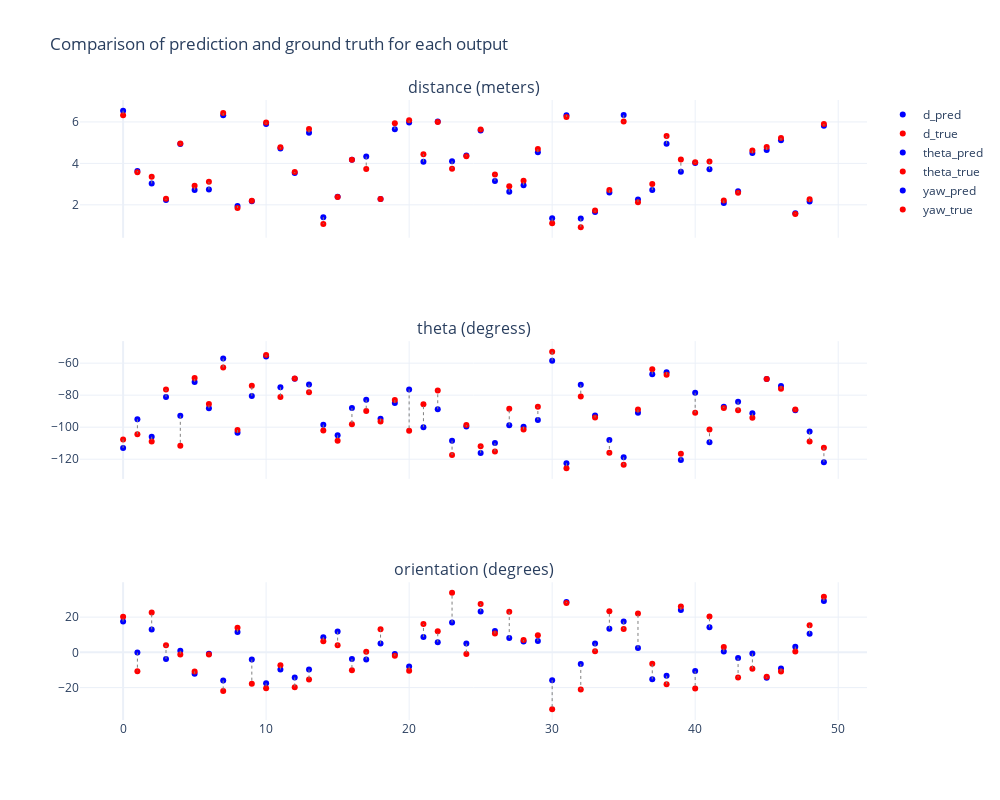

Notebook cell for this chart:
### Code cell
fig = pose_utils.compare_each_output( 
    d_true, theta_true, yaw_true, 
    d_list, theta_list, yaw_list,
    subset=50
)
fig

### Figure 1 — Plotly figure (JSON) as saved in the notebook; plotly's stock layout.template omitted (floating-point values rounded to 4 significant figures)
{"data": [{"marker": {"color": "blue"}, "mode": "markers", "name": "d_pred", "type": "scatter", "xaxis": "x", "y": [6.545, 3.635, 3.029, 2.232, 4.929, 2.711, 2.74, 6.317, 1.944, 2.179, 5.906, 4.715, 3.533, 5.475, 1.406, 2.396, 4.18, 4.328, 2.281, 5.651, 5.972, 4.075, 6.021, 4.105, 4.385, 5.588, 3.149, 2.626, 2.949, 4.533, 1.348, 6.327, 1.341, 1.661, 2.591, 6.331, 2.258, 2.715, 4.942, 3.601, 4.017, 3.723, 2.089, 2.657, 4.497, 4.65, 5.111, 1.592, 2.158, 5.82], "yaxis": "y"}, {"marker": {"color": "red"}, "mode": "markers", "name": "d_true", "type": "scatter", "xaxis": "x", "y": [6.323, 3.568, 3.357, 2.293, 4.963, 2.916, 3.113, 6.427, 1.847, 2.193, 5.97, 4.779, 3.584, 5.661, 1.07, 2.381, 4.175, 3.726, 2.278, 5.931, 6.078, 4.445, 6.001, 3.745, 4.348, 5.631, 3.469, 2.898, 3.166, 4.693, 1.109, 6.244, 0.9244, 1.729, 2.721, 6.019, 2.131, 3.008, 5.316, 4.19, 4.051, 4.091, 2.214, 2.587, 4.619, 4.787, 5.227, 1.564, 2.274, 5.897], "yaxis": "y"}, {"marker": {"color": "blue"}, "mode": "markers", "name": "theta_pred", "type": "scatter", "xaxis": "x2", "y": [-113.0, -95.04, -106.0, -81.21, -92.92, -71.7, -88.19, -57.08, -103.5, -80.46, -55.91, -75.07, -69.81, -73.37, -98.44, -105.0, -88.05, -82.84, -94.66, -84.95, -76.39, -100.0, -88.79, -108.4, -99.64, -116.1, -109.9, -98.82, -99.75, -95.54, -58.45, -122.5, -73.45, -92.68, -108.0, -118.8, -90.95, -66.99, -65.7, -120.6, -78.52, -109.4, -87.21, -84.08, -91.36, -69.86, -74.22, -89.48, -102.7, -121.9], "yaxis": "y2"}, {"marker": {"color": "red"}, "mode": "markers", "name": "theta_true", "type": "scatter", "xaxis": "x2", "y": [-107.6, -104.4, -109.0, -76.48, -111.6, -69.25, -85.57, -62.66, -101.8, -74.09, -54.83, -81.13, -69.53, -78.17, -102.1, -108.5, -98.17, -89.83, -96.44, -83.06, -102.2, -85.6, -77.13, -117.3, -98.66, -111.8, -115.2, -88.49, -101.4, -87.23, -52.87, -125.7, -80.82, -93.97, -116.0, -123.5, -89.03, -63.86, -67.18, -116.6, -90.93, -101.4, -88.09, -89.43, -94.08, -69.82, -76.06, -88.99, -109.0, -112.9], "yaxis": "y2"}, {"marker": {"color": "blue"}, "mode": "markers", "name": "yaw_pred", "type": "scatter", "xaxis": "x3", "y": [17.49, -0.1482, 13.04, -3.793, 0.9047, -12.1, -0.8315, -15.97, 11.49, -4.129, -17.58, -9.746, -14.23, -9.723, 8.623, 11.77, -3.827, -4.103, 4.966, -0.879, -8.04, 8.741, 5.731, 16.88, 4.959, 23.25, 12.08, 8.099, 6.115, 6.382, -15.78, 28.59, -6.587, 5.089, 13.42, 17.47, 2.504, -15.3, -13.32, 24.04, -10.61, 14.22, 0.415, -3.235, -0.5843, -14.46, -9.181, 3.233, 10.57, 29.14], "yaxis": "y3"}, {"marker": {"color": "red"}, "mode": "markers", "name": "yaw_true", "type": "scatter", "xaxis": "x3", "y": [20.26, -10.77, 22.68, 4.086, -1.282, -10.82, -1.25, -21.95, 14.0, -17.78, -20.38, -7.334, -19.85, -15.44, 6.355, 3.986, -10.11, 0.315, 13.16, -1.932, -10.48, 16.13, 11.94, 33.77, -0.9294, 27.5, 10.66, 23.08, 7.021, 9.723, -32.36, 27.99, -21.05, 0.6607, 23.32, 13.31, 21.99, -6.543, -18.05, 25.96, -20.57, 20.37, 3.013, -14.33, -9.293, -13.82, -10.87, 0.4627, 15.36, 31.5], "yaxis": "y3"}], "layout": {"annotations": [{"font": {"size": 16}, "showarrow": false, "text": "distance (meters)", "x": 0.5, "xanchor": "center", "xref": "paper", "y": 1, "yanchor": "bottom", "yref": "paper"}, {"font": {"size": 16}, "showarrow": false, "text": "theta (degress)", "x": 0.5, "xanchor": "center", "xref": "paper", "y": 0.6111, "yanchor": "bottom", "yref": "paper"}, {"font": {"size": 16}, "showarrow": false, "text": "orientation (degrees)", "x": 0.5, "xanchor": "center", "xref": "paper", "y": 0.2222, "yanchor": "bottom", "yref": "paper"}], "height": 800, "shapes": [{"line": {"color": "grey", "dash": "dot", "width": 1}, "type": "line", "x0": 0, "x1": 0, "xref": "x", "y0": 6.545, "y1": 6.323, "yref": "y"}, {"line": {"color": "grey", "dash": "dot", "width": 1}, "type": "line", "x0": 1, "x1": 1, "xref": "x", "y0": 3.635, "y1": 3.568, "yref": "y"}, {"line": {"color": "grey", "dash": "dot", "width": 1}, "type": "line", "x0": 2, "x1": 2, "xref": "x", "y0": 3.029, "y1": 3.357, "yref": "y"}, {"line": {"color": "grey", "dash": "dot", "width": 1}, "type": "line", "x0": 3, "x1": 3, "xref": "x", "y0": 2.232, "y1": 2.293, "yref": "y"}, {"line": {"color": "grey", "dash": "dot", "width": 1}, "type": "line", "x0": 4, "x1": 4, "xref": "x", "y0": 4.929, "y1": 4.963, "yref": "y"}, {"line": {"color": "grey", "dash": "dot", "width": 1}, "type": "line", "x0": 5, "x1": 5, "xref": "x", "y0": 2.711, "y1": 2.916, "yref": "y"}, {"line": {"color": "grey", "dash": "dot", "width": 1}, "type": "line", "x0": 6, "x1": 6, "xref": "x", "y0": 2.74, "y1": 3.113, "yref": "y"}, {"line": {"color": "grey", "dash": "dot", "width": 1}, "type": "line", "x0": 7, "x1": 7, "xref": "x", "y0": 6.317, "y1": 6.427, "yref": "y"}, {"line": {"color": "grey", "dash": "dot", "width": 1}, "type": "line", "x0": 8, "x1": 8, "xref": "x", "y0": 1.944, "y1": 1.847, "yref": "y"}, {"line": {"color": "grey", "dash": "dot", "width": 1}, "type": "line", "x0": 9, "x1": 9, "xref": "x", "y0": 2.179, "y1": 2.193, "yref": "y"}, {"line": {"color": "grey", "dash": "dot", "width": 1}, "type": "line", "x0": 10, "x1": 10, "xref": "x", "y0": 5.906, "y1": 5.97, "yref": "y"}, {"line": {"color": "grey", "dash": "dot", "width": 1}, "type": "line", "x0": 11, "x1": 11, "xref": "x", "y0": 4.715, "y1": 4.779, "yref": "y"}, {"line": {"color": "grey", "dash": "dot", "width": 1}, "type": "line", "x0": 12, "x1": 12, "xref": "x", "y0": 3.533, "y1": 3.584, "yref": "y"}, {"line": {"color": "grey", "dash": "dot", "width": 1}, "type": "line", "x0": 13, "x1": 13, "xref": "x", "y0": 5.475, "y1": 5.661, "yref": "y"}, {"line": {"color": "grey", "dash": "dot", "width": 1}, "type": "line", "x0": 14, "x1": 14, "xref": "x", "y0": 1.406, "y1": 1.07, "yref": "y"}, {"line": {"color": "grey", "dash": "dot", "width": 1}, "type": "line", "x0": 15, "x1": 15, "xref": "x", "y0": 2.396, "y1": 2.381, "yref": "y"}, {"line": {"color": "grey", "dash": "dot", "width": 1}, "type": "line", "x0": 16, "x1": 16, "xref": "x", "y0": 4.18, "y1": 4.175, "yref": "y"}, {"line": {"color": "grey", "dash": "dot", "width": 1}, "type": "line", "x0": 17, "x1": 17, "xref": "x", "y0": 4.328, "y1": 3.726, "yref": "y"}, {"line": {"color": "grey", "dash": "dot", "width": 1}, "type": "line", "x0": 18, "x1": 18, "xref": "x", "y0": 2.281, "y1": 2.278, "yref": "y"}, {"line": {"color": "grey", "dash": "dot", "width": 1}, "type": "line", "x0": 19, "x1": 19, "xref": "x", "y0": 5.651, "y1": 5.931, "yref": "y"}, {"line": {"color": "grey", "dash": "dot", "width": 1}, "type": "line", "x0": 20, "x1": 20, "xref": "x", "y0": 5.972, "y1": 6.078, "yref": "y"}, {"line": {"color": "grey", "dash": "dot", "width": 1}, "type": "line", "x0": 21, "x1": 21, "xref": "x", "y0": 4.075, "y1": 4.445, "yref": "y"}, {"line": {"color": "grey", "dash": "dot", "width": 1}, "type": "line", "x0": 22, "x1": 22, "xref": "x", "y0": 6.021, "y1": 6.001, "yref": "y"}, {"line": {"color": "grey", "dash": "dot", "width": 1}, "type": "line", "x0": 23, "x1": 23, "xref": "x", "y0": 4.105, "y1": 3.745, "yref": "y"}, {"line": {"color": "grey", "dash": "dot", "width": 1}, "type": "line", "x0": 24, "x1": 24, "xref": "x", "y0": 4.385, "y1": 4.348, "yref": "y"}, {"line": {"color": "grey", "dash": "dot", "width": 1}, "type": "line", "x0": 25, "x1": 25, "xref": "x", "y0": 5.588, "y1": 5.631, "yref": "y"}, {"line": {"color": "grey", "dash": "dot", "width": 1}, "type": "line", "x0": 26, "x1": 26, "xref": "x", "y0": 3.149, "y1": 3.469, "yref": "y"}, {"line": {"color": "grey", "dash": "dot", "width": 1}, "type": "line", "x0": 27, "x1": 27, "xref": "x", "y0": 2.626, "y1": 2.898, "yref": "y"}, {"line": {"color": "grey", "dash": "dot", "width": 1}, "type": "line", "x0": 28, "x1": 28, "xref": "x", "y0": 2.949, "y1": 3.166, "yref": "y"}, {"line": {"color": "grey", "dash": "dot", "width": 1}, "type": "line", "x0": 29, "x1": 29, "xref": "x", "y0": 4.533, "y1": 4.693, "yref": "y"}, {"line": {"color": "grey", "dash": "dot", "width": 1}, "type": "line", "x0": 30, "x1": 30, "xref": "x", "y0": 1.348, "y1": 1.109, "yref": "y"}, {"line": {"color": "grey", "dash": "dot", "width": 1}, "type": "line", "x0": 31, "x1": 31, "xref": "x", "y0": 6.327, "y1": 6.244, "yref": "y"}, {"line": {"color": "grey", "dash": "dot", "width": 1}, "type": "line", "x0": 32, "x1": 32, "xref": "x", "y0": 1.341, "y1": 0.9244, "yref": "y"}, {"line": {"color": "grey", "dash": "dot", "width": 1}, "type": "line", "x0": 33, "x1": 33, "xref": "x", "y0": 1.661, "y1": 1.729, "yref": "y"}, {"line": {"color": "grey", "dash": "dot", "width": 1}, "type": "line", "x0": 34, "x1": 34, "xref": "x", "y0": 2.591, "y1": 2.721, "yref": "y"}, {"line": {"color": "grey", "dash": "dot", "width": 1}, "type": "line", "x0": 35, "x1": 35, "xref": "x", "y0": 6.331, "y1": 6.019, "yref": "y"}, {"line": {"color": "grey", "dash": "dot", "width": 1}, "type": "line", "x0": 36, "x1": 36, "xref": "x", "y0": 2.258, "y1": 2.131, "yref": "y"}, {"line": {"color": "grey", "dash": "dot", "width": 1}, "type": "line", "x0": 37, "x1": 37, "xref": "x", "y0": 2.715, "y1": 3.008, "yref": "y"}, {"line": {"color": "grey", "dash": "dot", "width": 1}, "type": "line", "x0": 38, "x1": 38, "xref": "x", "y0": 4.942, "y1": 5.316, "yref": "y"}, {"line": {"color": "grey", "dash": "dot", "width": 1}, "type": "line", "x0": 39, "x1": 39, "xref": "x", "y0": 3.601, "y1": 4.19, "yref": "y"}, {"line": {"color": "grey", "dash": "dot", "width": 1}, "type": "line", "x0": 40, "x1": 40, "xref": "x", "y0": 4.017, "y1": 4.051, "yref": "y"}, {"line": {"color": "grey", "dash": "dot", "width": 1}, "type": "line", "x0": 41, "x1": 41, "xref": "x", "y0": 3.723, "y1": 4.091, "yref": "y"}, {"line": {"color": "grey", "dash": "dot", "width": 1}, "type": "line", "x0": 42, "x1": 42, "xref": "x", "y0": 2.089, "y1": 2.214, "yref": "y"}, {"line": {"color": "grey", "dash": "dot", "width": 1}, "type": "line", "x0": 43, "x1": 43, "xref": "x", "y0": 2.657, "y1": 2.587, "yref": "y"}, {"line": {"color": "grey", "dash": "dot", "width": 1}, "type": "line", "x0": 44, "x1": 44, "xref": "x", "y0": 4.497, "y1": 4.619, "yref": "y"}, {"line": {"color": "grey", "dash": "dot", "width": 1}, "type": "line", "x0": 45, "x1": 45, "xref": "x", "y0": 4.65, "y1": 4.787, "yref": "y"}, {"line": {"color": "grey", "dash": "dot", "width": 1}, "type": "line", "x0": 46, "x1": 46, "xref": "x", "y0": 5.111, "y1": 5.227, "yref": "y"}, {"line": {"color": "grey", "dash": "dot", "width": 1}, "type": "line", "x0": 47, "x1": 47, "xref": "x", "y0": 1.592, "y1": 1.564, "yref": "y"}, {"line": {"color": "grey", "dash": "dot", "width": 1}, "type": "line", "x0": 48, "x1": 48, "xref": "x", "y0": 2.158, "y1": 2.274, "yref": "y"}, {"line": {"color": "grey", "dash": "dot", "width": 1}, "type": "line", "x0": 49, "x1": 49, "xref": "x", "y0": 5.82, "y1": 5.897, "yref": "y"}, {"line": {"color": "grey", "dash": "dot", "width": 1}, "type": "line", "x0": 0, "x1": 0, "xref": "x2", "y0": -113.0, "y1": -107.6, "yref": "y2"}, {"line": {"color": "grey", "dash": "dot", "width": 1}, "type": "line", "x0": 1, "x1": 1, "xref": "x2", "y0": -95.04, "y1": -104.4, "yref": "y2"}, {"line": {"color": "grey", "dash": "dot", "width": 1}, "type": "line", "x0": 2, "x1": 2, "xref": "x2", "y0": -106.0, "y1": -109.0, "yref": "y2"}, {"line": {"color": "grey", "dash": "dot", "width": 1}, "type": "line", "x0": 3, "x1": 3, "xref": "x2", "y0": -81.21, "y1": -76.48, "yref": "y2"}, {"line": {"color": "grey", "dash": "dot", "width": 1}, "type": "line", "x0": 4, "x1": 4, "xref": "x2", "y0": -92.92, "y1": -111.6, "yref": "y2"}, {"line": {"color": "grey", "dash": "dot", "width": 1}, "type": "line", "x0": 5, "x1": 5, "xref": "x2", "y0": -71.7, "y1": -69.25, "yref": "y2"}, {"line": {"color": "grey", "dash": "dot", "width": 1}, "type": "line", "x0": 6, "x1": 6, "xref": "x2", "y0": -88.19, "y1": -85.57, "yref": "y2"}, {"line": {"color": "grey", "dash": "dot", "width": 1}, "type": "line", "x0": 7, "x1": 7, "xref": "x2", "y0": -57.08, "y1": -62.66, "yref": "y2"}, {"line": {"color": "grey", "dash": "dot", "width": 1}, "type": "line", "x0": 8, "x1": 8, "xref": "x2", "y0": -103.5, "y1": -101.8, "yref": "y2"}, {"line": {"color": "grey", "dash": "dot", "width": 1}, "type": "line", "x0": 9, "x1": 9, "xref": "x2", "y0": -80.46, "y1": -74.09, "yref": "y2"}, {"line": {"color": "grey", "dash": "dot", "width": 1}, "type": "line", "x0": 10, "x1": 10, "xref": "x2", "y0": -55.91, "y1": -54.83, "yref": "y2"}, {"line": {"color": "grey", "dash": "dot", "width": 1}, "type": "line", "x0": 11, "x1": 11, "xref": "x2", "y0": -75.07, "y1": -81.13, "yref": "y2"}, {"line": {"color": "grey", "dash": "dot", "width": 1}, "type": "line", "x0": 12, "x1": 12, "xref": "x2", "y0": -69.81, "y1": -69.53, "yref": "y2"}, {"line": {"color": "grey", "dash": "dot", "width": 1}, "type": "line", "x0": 13, "x1": 13, "xref": "x2", "y0": -73.37, "y1": -78.17, "yref": "y2"}, {"line": {"color": "grey", "dash": "dot", "width": 1}, "type": "line", "x0": 14, "x1": 14, "xref": "x2", "y0": -98.44, "y1": -102.1, "yref": "y2"}, {"line": {"color": "grey", "dash": "dot", "width": 1}, "type": "line", "x0": 15, "x1": 15, "xref": "x2", "y0": -105.0, "y1": -108.5, "yref": "y2"}, {"line": {"color": "grey", "dash": "dot", "width": 1}, "type": "line", "x0": 16, "x1": 16, "xref": "x2", "y0": -88.05, "y1": -98.17, "yref": "y2"}, {"line": {"color": "grey", "dash": "dot", "width": 1}, "type": "line", "x0": 17, "x1": 17, "xref": "x2", "y0": -82.84, "y1": -89.83, "yref": "y2"}, {"line": {"color": "grey", "dash": "dot", "width": 1}, "type": "line", "x0": 18, "x1": 18, "xref": "x2", "y0": -94.66, "y1": -96.44, "yref": "y2"}, {"line": {"color": "grey", "dash": "dot", "width": 1}, "type": "line", "x0": 19, "x1": 19, "xref": "x2", "y0": -84.95, "y1": -83.06, "yref": "y2"}, {"line": {"color": "grey", "dash": "dot", "width": 1}, "type": "line", "x0": 20, "x1": 20, "xref": "x2", "y0": -76.39, "y1": -102.2, "yref": "y2"}, {"line": {"color": "grey", "dash": "dot", "width": 1}, "type": "line", "x0": 21, "x1": 21, "xref": "x2", "y0": -100.0, "y1": -85.6, "yref": "y2"}, {"line": {"color": "grey", "dash": "dot", "width": 1}, "type": "line", "x0": 22, "x1": 22, "xref": "x2", "y0": -88.79, "y1": -77.13, "yref": "y2"}, {"line": {"color": "grey", "dash": "dot", "width": 1}, "type": "line", "x0": 23, "x1": 23, "xref": "x2", "y0": -108.4, "y1": -117.3, "yref": "y2"}, {"line": {"color": "grey", "dash": "dot", "width": 1}, "type": "line", "x0": 24, "x1": 24, "xref": "x2", "y0": -99.64, "y1": -98.66, "yref": "y2"}, {"line": {"color": "grey", "dash": "dot", "width": 1}, "type": "line", "x0": 25, "x1": 25, "xref": "x2", "y0": -116.1, "y1": -111.8, "yref": "y2"}, {"line": {"color": "grey", "dash": "dot", "width": 1}, "type": "line", "x0": 26, "x1": 26, "xref": "x2", "y0": -109.9, "y1": -115.2, "yref": "y2"}, {"line": {"color": "grey", "dash": "dot", "width": 1}, "type": "line", "x0": 27, "x1": 27, "xref": "x2", "y0": -98.82, "y1": -88.49, "yref": "y2"}, {"line": {"color": "grey", "dash": "dot", "width": 1}, "type": "line", "x0": 28, "x1": 28, "xref": "x2", "y0": -99.75, "y1": -101.4, "yref": "y2"}, {"line": {"color": "grey", "dash": "dot", "width": 1}, "type": "line", "x0": 29, "x1": 29, "xref": "x2", "y0": -95.54, "y1": -87.23, "yref": "y2"}, {"line": {"color": "grey", "dash": "dot", "width": 1}, "type": "line", "x0": 30, "x1": 30, "xref": "x2", "y0": -58.45, "y1": -52.87, "yref": "y2"}, {"line": {"color": "grey", "dash": "dot", "width": 1}, "type": "line", "x0": 31, "x1": 31, "xref": "x2", "y0": -122.5, "y1": -125.7, "yref": "y2"}, {"line": {"color": "grey", "dash": "dot", "width": 1}, "type": "line", "x0": 32, "x1": 32, "xref": "x2", "y0": -73.45, "y1": -80.82, "yref": "y2"}, {"line": {"color": "grey", "dash": "dot", "width": 1}, "type": "line", "x0": 33, "x1": 33, "xref": "x2", "y0": -92.68, "y1": -93.97, "yref": "y2"}, {"line": {"color": "grey", "dash": "dot", "width": 1}, "type": "line", "x0": 34, "x1": 34, "xref": "x2", "y0": -108.0, "y1": -116.0, "yref": "y2"}, {"line": {"color": "grey", "dash": "dot", "width": 1}, "type": "line", "x0": 35, "x1": 35, "xref": "x2", "y0": -118.8, "y1": -123.5, "yref": "y2"}, {"line": {"color": "grey", "dash": "dot", "width": 1}, "type": "line", "x0": 36, "x1": 36, "xref": "x2", "y0": -90.95, "y1": -89.03, "yref": "y2"}, {"line": {"color": "grey", "dash": "dot", "width": 1}, "type": "line", "x0": 37, "x1": 37, "xref": "x2", "y0": -66.99, "y1": -63.86, "yref": "y2"}, {"line": {"color": "grey", "dash": "dot", "width": 1}, "type": "line", "x0": 38, "x1": 38, "xref": "x2", "y0": -65.7, "y1": -67.18, "yref": "y2"}, {"line": {"color": "grey", "dash": "dot", "width": 1}, "type": "line", "x0": 39, "x1": 39, "xref": "x2", "y0": -120.6, "y1": -116.6, "yref": "y2"}, {"line": {"color": "grey", "dash": "dot", "width": 1}, "type": "line", "x0": 40, "x1": 40, "xref": "x2", "y0": -78.52, "y1": -90.93, "yref": "y2"}, {"line": {"color": "grey", "dash": "dot", "width": 1}, "type": "line", "x0": 41, "x1": 41, "xref": "x2", "y0": -109.4, "y1": -101.4, "yref": "y2"}, {"line": {"color": "grey", "dash": "dot", "width": 1}, "type": "line", "x0": 42, "x1": 42, "xref": "x2", "y0": -87.21, "y1": -88.09, "yref": "y2"}, {"line": {"color": "grey", "dash": "dot", "width": 1}, "type": "line", "x0": 43, "x1": 43, "xref": "x2", "y0": -84.08, "y1": -89.43, "yref": "y2"}, {"line": {"color": "grey", "dash": "dot", "width": 1}, "type": "line", "x0": 44, "x1": 44, "xref": "x2", "y0": -91.36, "y1": -94.08, "yref": "y2"}, {"line": {"color": "grey", "dash": "dot", "width": 1}, "type": "line", "x0": 45, "x1": 45, "xref": "x2", "y0": -69.86, "y1": -69.82, "yref": "y2"}, {"line": {"color": "grey", "dash": "dot", "width": 1}, "type": "line", "x0": 46, "x1": 46, "xref": "x2", "y0": -74.22, "y1": -76.06, "yref": "y2"}, {"line": {"color": "grey", "dash": "dot", "width": 1}, "type": "line", "x0": 47, "x1": 47, "xref": "x2", "y0": -89.48, "y1": -88.99, "yref": "y2"}, {"line": {"color": "grey", "dash": "dot", "width": 1}, "type": "line", "x0": 48, "x1": 48, "xref": "x2", "y0": -102.7, "y1": -109.0, "yref": "y2"}, {"line": {"color": "grey", "dash": "dot", "width": 1}, "type": "line", "x0": 49, "x1": 49, "xref": "x2", "y0": -121.9, "y1": -112.9, "yref": "y2"}, {"line": {"color": "grey", "dash": "dot", "width": 1}, "type": "line", "x0": 0, "x1": 0, "xref": "x3", "y0": 17.49, "y1": 20.26, "yref": "y3"}, {"line": {"color": "grey", "dash": "dot", "width": 1}, "type": "line", "x0": 1, "x1": 1, "xref": "x3", "y0": -0.1482, "y1": -10.77, "yref": "y3"}, {"line": {"color": "grey", "dash": "dot", "width": 1}, "type": "line", "x0": 2, "x1": 2, "xref": "x3", "y0": 13.04, "y1": 22.68, "yref": "y3"}, {"line": {"color": "grey", "dash": "dot", "width": 1}, "type": "line", "x0": 3, "x1": 3, "xref": "x3", "y0": -3.793, "y1": 4.086, "yref": "y3"}, {"line": {"color": "grey", "dash": "dot", "width": 1}, "type": "line", "x0": 4, "x1": 4, "xref": "x3", "y0": 0.9047, "y1": -1.282, "yref": "y3"}, {"line": {"color": "grey", "dash": "dot", "width": 1}, "type": "line", "x0": 5, "x1": 5, "xref": "x3", "y0": -12.1, "y1": -10.82, "yref": "y3"}, {"line": {"color": "grey", "dash": "dot", "width": 1}, "type": "line", "x0": 6, "x1": 6, "xref": "x3", "y0": -0.8315, "y1": -1.25, "yref": "y3"}, {"line": {"color": "grey", "dash": "dot", "width": 1}, "type": "line", "x0": 7, "x1": 7, "xref": "x3", "y0": -15.97, "y1": -21.95, "yref": "y3"}, {"line": {"color": "grey", "dash": "dot", "width": 1}, "type": "line", "x0": 8, "x1": 8, "xref": "x3", "y0": 11.49, "y1": 14.0, "yref": "y3"}, {"line": {"color": "grey", "dash": "dot", "width": 1}, "type": "line", "x0": 9, "x1": 9, "xref": "x3", "y0": -4.129, "y1": -17.78, "yref": "y3"}, {"line": {"color": "grey", "dash": "dot", "width": 1}, "type": "line", "x0": 10, "x1": 10, "xref": "x3", "y0": -17.58, "y1": -20.38, "yref": "y3"}, {"line": {"color": "grey", "dash": "dot", "width": 1}, "type": "line", "x0": 11, "x1": 11, "xref": "x3", "y0": -9.746, "y1": -7.334, "yref": "y3"}, {"line": {"color": "grey", "dash": "dot", "width": 1}, "type": "line", "x0": 12, "x1": 12, "xref": "x3", "y0": -14.23, "y1": -19.85, "yref": "y3"}, {"line": {"color": "grey", "dash": "dot", "width": 1}, "type": "line", "x0": 13, "x1": 13, "xref": "x3", "y0": -9.723, "y1": -15.44, "yref": "y3"}, {"line": {"color": "grey", "dash": "dot", "width": 1}, "type": "line", "x0": 14, "x1": 14, "xref": "x3", "y0": 8.623, "y1": 6.355, "yref": "y3"}, {"line": {"color": "grey", "dash": "dot", "width": 1}, "type": "line", "x0": 15, "x1": 15, "xref": "x3", "y0": 11.77, "y1": 3.986, "yref": "y3"}, {"line": {"color": "grey", "dash": "dot", "width": 1}, "type": "line", "x0": 16, "x1": 16, "xref": "x3", "y0": -3.827, "y1": -10.11, "yref": "y3"}, {"line": {"color": "grey", "dash": "dot", "width": 1}, "type": "line", "x0": 17, "x1": 17, "xref": "x3", "y0": -4.103, "y1": 0.315, "yref": "y3"}, {"line": {"color": "grey", "dash": "dot", "width": 1}, "type": "line", "x0": 18, "x1": 18, "xref": "x3", "y0": 4.966, "y1": 13.16, "yref": "y3"}, {"line": {"color": "grey", "dash": "dot", "width": 1}, "type": "line", "x0": 19, "x1": 19, "xref": "x3", "y0": -0.879, "y1": -1.932, "yref": "y3"}, {"line": {"color": "grey", "dash": "dot", "width": 1}, "type": "line", "x0": 20, "x1": 20, "xref": "x3", "y0": -8.04, "y1": -10.48, "yref": "y3"}, {"line": {"color": "grey", "dash": "dot", "width": 1}, "type": "line", "x0": 21, "x1": 21, "xref": "x3", "y0": 8.741, "y1": 16.13, "yref": "y3"}, {"line": {"color": "grey", "dash": "dot", "width": 1}, "type": "line", "x0": 22, "x1": 22, "xref": "x3", "y0": 5.731, "y1": 11.94, "yref": "y3"}, {"line": {"color": "grey", "dash": "dot", "width": 1}, "type": "line", "x0": 23, "x1": 23, "xref": "x3", "y0": 16.88, "y1": 33.77, "yref": "y3"}, {"line": {"color": "grey", "dash": "dot", "width": 1}, "type": "line", "x0": 24, "x1": 24, "xref": "x3", "y0": 4.959, "y1": -0.9294, "yref": "y3"}, {"line": {"color": "grey", "dash": "dot", "width": 1}, "type": "line", "x0": 25, "x1": 25, "xref": "x3", "y0": 23.25, "y1": 27.5, "yref": "y3"}, {"line": {"color": "grey", "dash": "dot", "width": 1}, "type": "line", "x0": 26, "x1": 26, "xref": "x3", "y0": 12.08, "y1": 10.66, "yref": "y3"}, {"line": {"color": "grey", "dash": "dot", "width": 1}, "type": "line", "x0": 27, "x1": 27, "xref": "x3", "y0": 8.099, "y1": 23.08, "yref": "y3"}, {"line": {"color": "grey", "dash": "dot", "width": 1}, "type": "line", "x0": 28, "x1": 28, "xref": "x3", "y0": 6.115, "y1": 7.021, "yref": "y3"}, {"line": {"color": "grey", "dash": "dot", "width": 1}, "type": "line", "x0": 29, "x1": 29, "xref": "x3", "y0": 6.382, "y1": 9.723, "yref": "y3"}, {"line": {"color": "grey", "dash": "dot", "width": 1}, "type": "line", "x0": 30, "x1": 30, "xref": "x3", "y0": -15.78, "y1": -32.36, "yref": "y3"}, {"line": {"color": "grey", "dash": "dot", "width": 1}, "type": "line", "x0": 31, "x1": 31, "xref": "x3", "y0": 28.59, "y1": 27.99, "yref": "y3"}, {"line": {"color": "grey", "dash": "dot", "width": 1}, "type": "line", "x0": 32, "x1": 32, "xref": "x3", "y0": -6.587, "y1": -21.05, "yref": "y3"}, {"line": {"color": "grey", "dash": "dot", "width": 1}, "type": "line", "x0": 33, "x1": 33, "xref": "x3", "y0": 5.089, "y1": 0.6607, "yref": "y3"}, {"line": {"color": "grey", "dash": "dot", "width": 1}, "type": "line", "x0": 34, "x1": 34, "xref": "x3", "y0": 13.42, "y1": 23.32, "yref": "y3"}, {"line": {"color": "grey", "dash": "dot", "width": 1}, "type": "line", "x0": 35, "x1": 35, "xref": "x3", "y0": 17.47, "y1": 13.31, "yref": "y3"}, {"line": {"color": "grey", "dash": "dot", "width": 1}, "type": "line", "x0": 36, "x1": 36, "xref": "x3", "y0": 2.504, "y1": 21.99, "yref": "y3"}, {"line": {"color": "grey", "dash": "dot", "width": 1}, "type": "line", "x0": 37, "x1": 37, "xref": "x3", "y0": -15.3, "y1": -6.543, "yref": "y3"}, {"line": {"color": "grey", "dash": "dot", "width": 1}, "type": "line", "x0": 38, "x1": 38, "xref": "x3", "y0": -13.32, "y1": -18.05, "yref": "y3"}, {"line": {"color": "grey", "dash": "dot", "width": 1}, "type": "line", "x0": 39, "x1": 39, "xref": "x3", "y0": 24.04, "y1": 25.96, "yref": "y3"}, {"line": {"color": "grey", "dash": "dot", "width": 1}, "type": "line", "x0": 40, "x1": 40, "xref": "x3", "y0": -10.61, "y1": -20.57, "yref": "y3"}, {"line": {"color": "grey", "dash": "dot", "width": 1}, "type": "line", "x0": 41, "x1": 41, "xref": "x3", "y0": 14.22, "y1": 20.37, "yref": "y3"}, {"line": {"color": "grey", "dash": "dot", "width": 1}, "type": "line", "x0": 42, "x1": 42, "xref": "x3", "y0": 0.415, "y1": 3.013, "yref": "y3"}, {"line": {"color": "grey", "dash": "dot", "width": 1}, "type": "line", "x0": 43, "x1": 43, "xref": "x3", "y0": -3.235, "y1": -14.33, "yref": "y3"}, {"line": {"color": "grey", "dash": "dot", "width": 1}, "type": "line", "x0": 44, "x1": 44, "xref": "x3", "y0": -0.5843, "y1": -9.293, "yref": "y3"}, {"line": {"color": "grey", "dash": "dot", "width": 1}, "type": "line", "x0": 45, "x1": 45, "xref": "x3", "y0": -14.46, "y1": -13.82, "yref": "y3"}, {"line": {"color": "grey", "dash": "dot", "width": 1}, "type": "line", "x0": 46, "x1": 46, "xref": "x3", "y0": -9.181, "y1": -10.87, "yref": "y3"}, {"line": {"color": "grey", "dash": "dot", "width": 1}, "type": "line", "x0": 47, "x1": 47, "xref": "x3", "y0": 3.233, "y1": 0.4627, "yref": "y3"}, {"line": {"color": "grey", "dash": "dot", "width": 1}, "type": "line", "x0": 48, "x1": 48, "xref": "x3", "y0": 10.57, "y1": 15.36, "yref": "y3"}, {"line": {"color": "grey", "dash": "dot", "width": 1}, "type": "line", "x0": 49, "x1": 49, "xref": "x3", "y0": 29.14, "y1": 31.5, "yref": "y3"}], "title": {"text": "Comparison of prediction and ground truth for each output"}, "width": 1000, "xaxis": {"anchor": "y", "domain": [0, 1], "matches": "x3", "showticklabels": false}, "xaxis2": {"anchor": "y2", "domain": [0, 1], "matches": "x3", "showticklabels": false}, "xaxis3": {"anchor": "y3", "domain": [0, 1]}, "yaxis": {"anchor": "x", "domain": [0.7778, 1]}, "yaxis2": {"anchor": "x2", "domain": [0.3889, 0.6111]}, "yaxis3": {"anchor": "x3", "domain": [0, 0.2222]}}}
